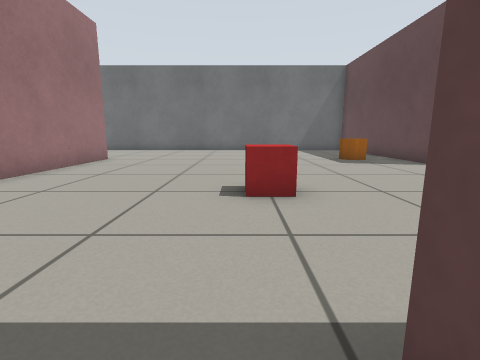
View 1 (above)

22 first-person views from a walk through a Gazebo world. The camera is 0.5 m above the floor, tilts 10° down and sees 85° across. The floor is counted in squares, 0.5 m on a side. Each view is taken from the middle of a square. On the plan, view 1 faces up. The plan holds only what a view shows up to about 11 squares ahead; the rest is blank.

View 2
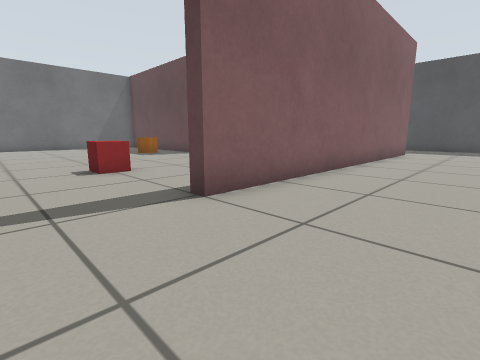

View 3
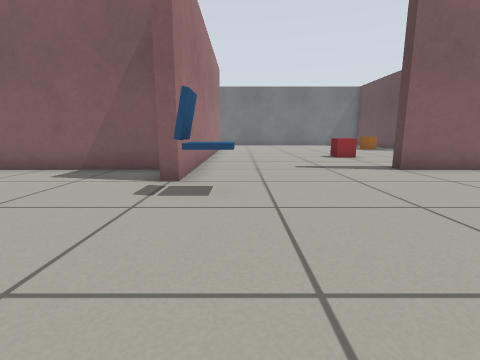

View 4
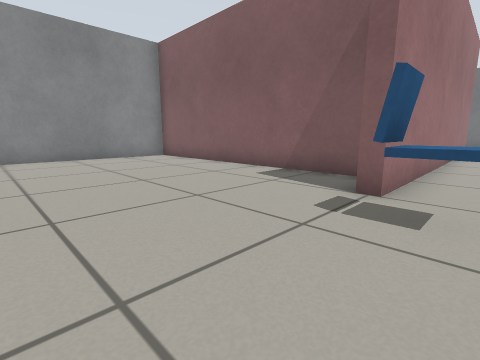

View 5
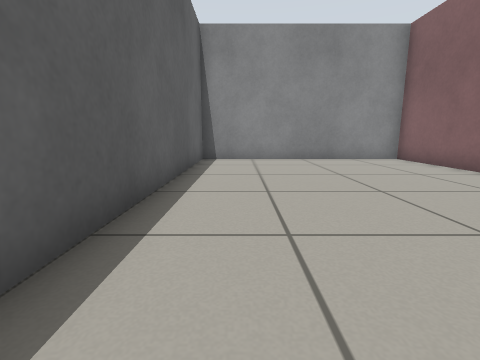

View 6
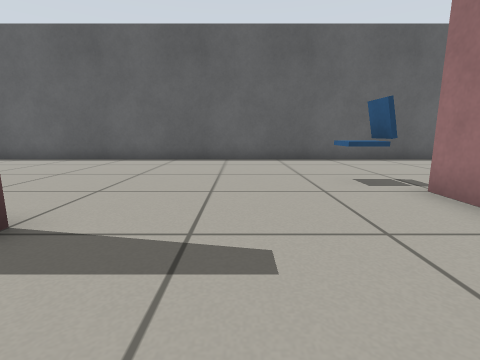

View 7
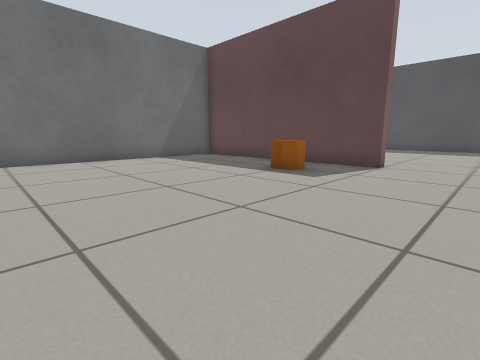

View 8
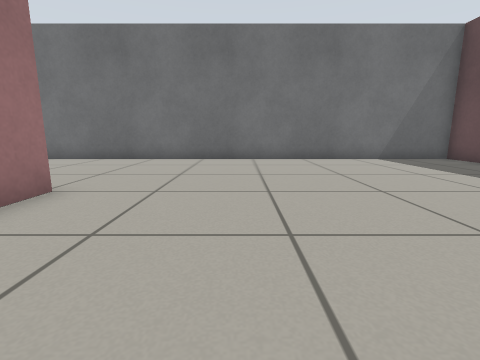

View 9
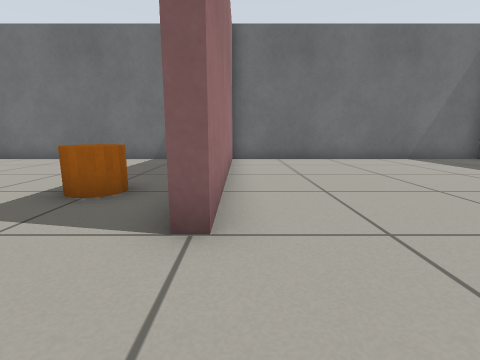

View 10
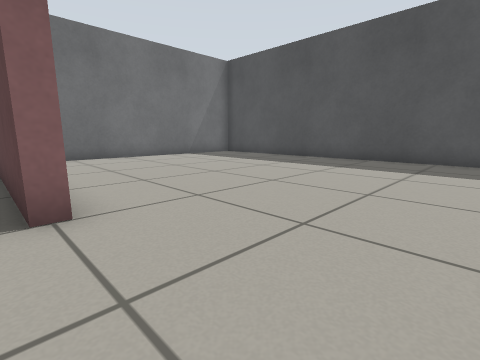

View 11
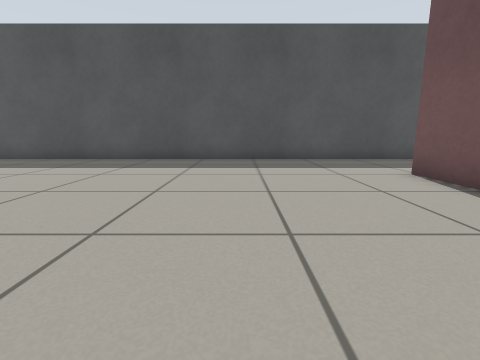

View 12
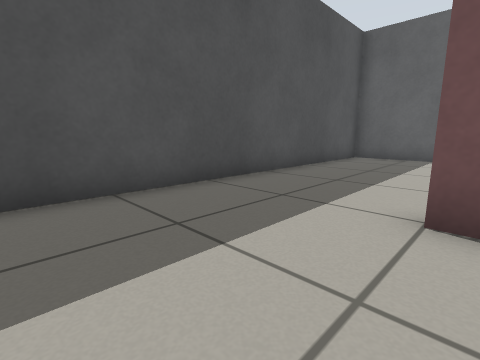

View 13
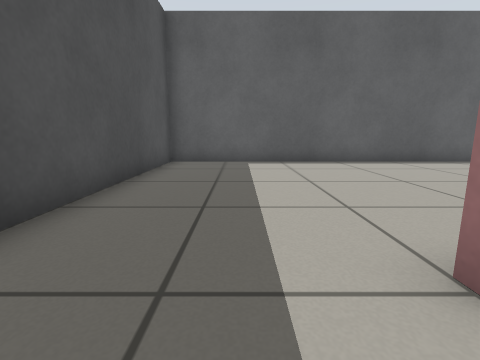

View 14
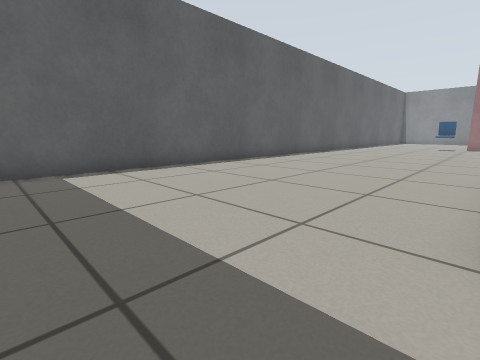

View 15
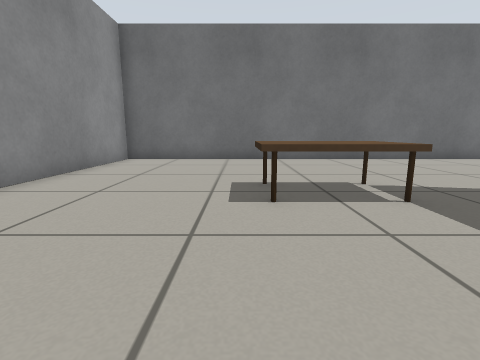

View 16
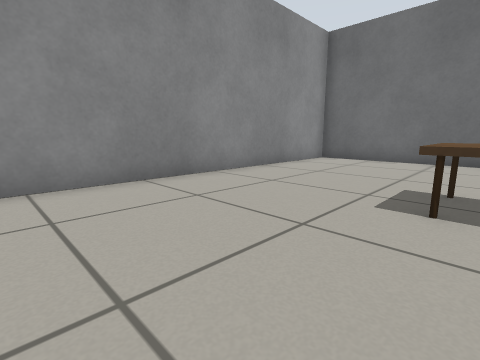

View 17
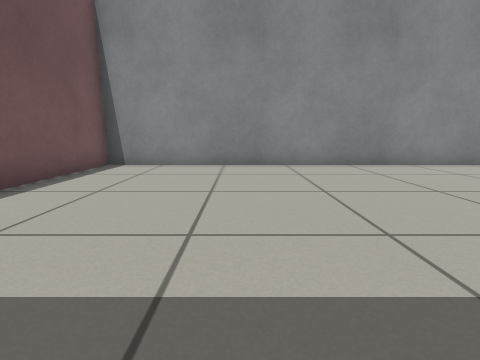

View 18
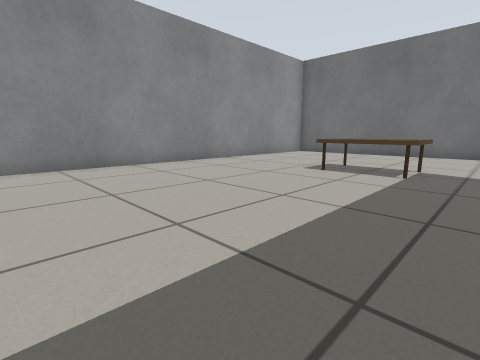

View 19
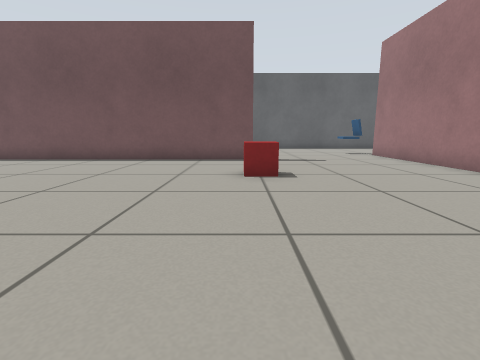

View 20
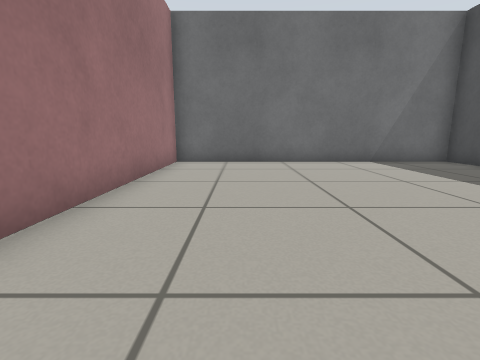

View 21
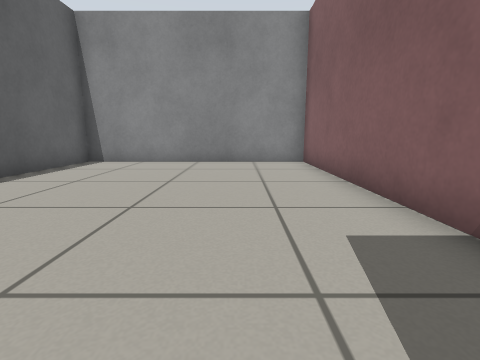

View 22
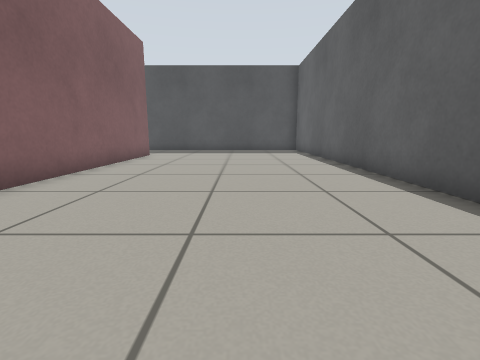

### Floor plan
Points are (right, up) in squares from view 1. A wall is a line through its corners. A room is listed if a view was taken in it or the views show most of it. See-through windows are left out.
Room 1 (views 1, 2, 3, 4, 5, 14, 21, 22)
walls: (-5.3, -1.5) (-5.8, -1.5); (-6.1, 0.3) (-15.5, 0.3) (-15.5, -7.5) (16.5, -7.5) (16.5, 0.5); (11.6, 0.3) (0.5, 0.3)
ways out: opening at (-2, 0) to room 2; opening at (14.5, 1) to room 2
objects: chair (-5, -3) to (-4, -2)
Room 2 (views 6, 7, 8, 9, 10, 11, 12, 13, 15, 16, 17, 18, 19, 20)
walls: (-5.3, 10.5) (-5.3, -1.5); (0.5, 0.3) (0.5, 0.7) (12.5, 0.7); (16.5, 0.5) (16.5, 16.5) (6.7, 16.5) (6.7, 8.5) (6.3, 8.5) (6.3, 16.5) (-15.5, 16.5) (-15.5, 0.7) (-11.5, 0.7)
ways out: opening at (-2, 0) to room 1; opening at (14.5, 1) to room 1
objects: table (-10, 10) to (-9, 11); red box (0, 4) to (1, 5); orange cylinder (4, 10) to (5, 11)

Where each view was taken, in squares from view 1:
view 1: 0 up, 0 right, facing up
view 2: 3 down, 2 left, facing up-right
view 3: 7 down, 4 left, facing up
view 4: 6 down, 4 left, facing up-left
view 5: 6 down, 5 left, facing left
view 6: 3 up, 2 left, facing down
view 7: 6 up, 2 left, facing up-right
view 8: 6 up, 2 left, facing up
view 9: 6 up, 7 right, facing up
view 10: 5 up, 6 right, facing up-right
view 11: 5 up, 6 right, facing right
view 12: 4 up, 12 right, facing down-right
view 13: 2 up, 14 right, facing down
view 14: 0 up, 15 right, facing down-left
view 15: 6 up, 11 left, facing up
view 16: 6 up, 10 left, facing up-left
view 17: 5 up, 7 left, facing left
view 18: 3 up, 7 left, facing up-left
view 19: 11 up, 1 right, facing down
view 20: 7 up, 9 right, facing up
view 21: 2 down, 6 left, facing left
view 22: 4 down, 0 right, facing right
